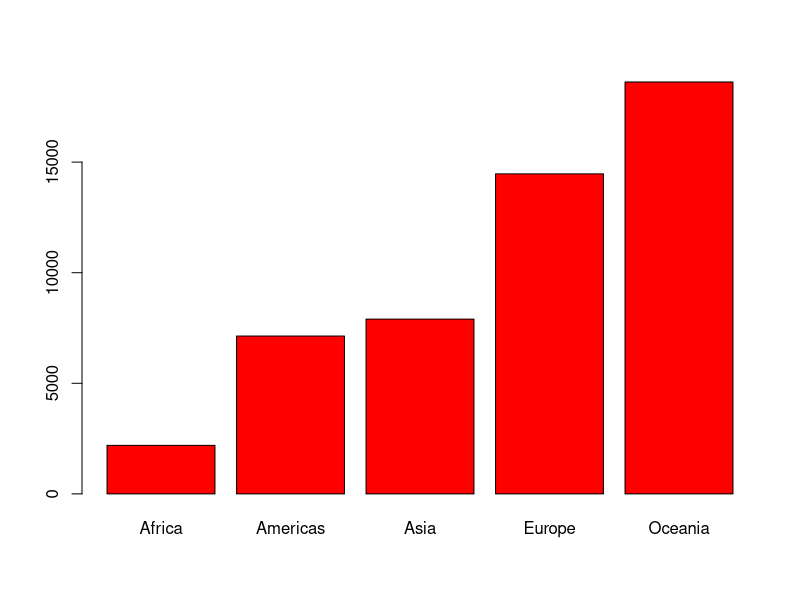

Source code (R):
#read data into R
myDataFull<-read.table("gapminder.txt", header = TRUE)
means_all<-aggregate(myDataFull$gdpPercap, by=myDataFull[2], FUN="mean")
barplot(means_all[,2], names=means_all[,1], col="red")